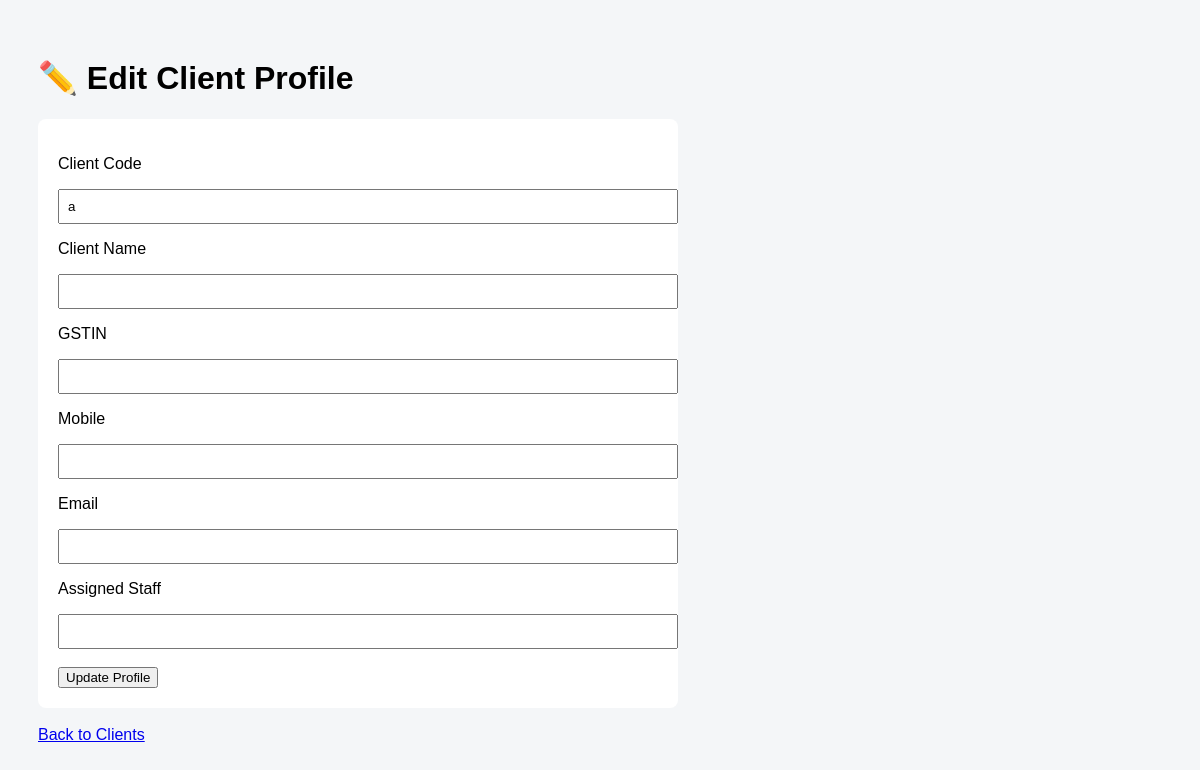
Before: /admin-profile/1 (signed in) with the older database file.
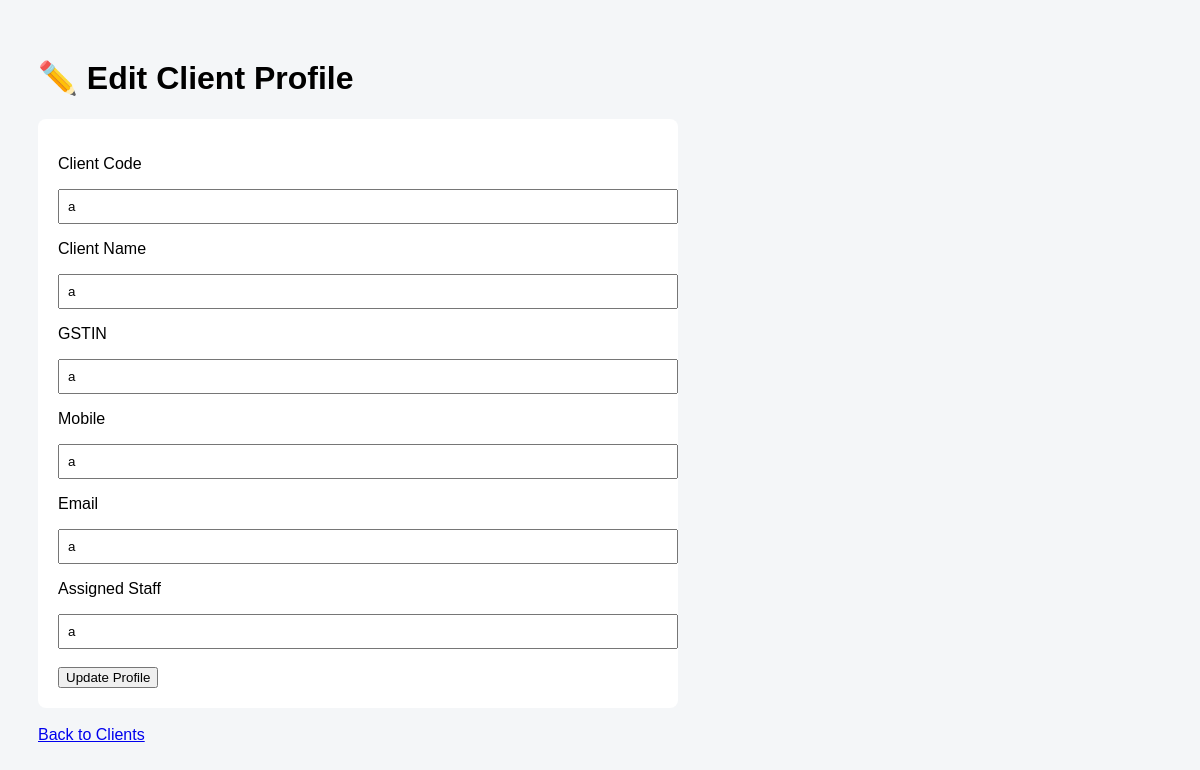
After: the same page with the newer database file.
### tables this page shows
CREATE TABLE clients (
        id INTEGER PRIMARY KEY AUTOINCREMENT,
        client_code TEXT UNIQUE,
        client_name TEXT NOT NULL,
        trade_name TEXT,
        constitution TEXT,
        gstin TEXT,
        pan TEXT,
        mobile TEXT,
        email TEXT,
        address TEXT,
        state TEXT,
        pincode TEXT,
        registration_type TEXT,
        return_frequency TEXT,
        assigned_staff TEXT,
        active INTEGER DEFAULT 1
    );

### app.py (the view, shortened to what this page needs)
@app.route("/admin-profile/<int:client_id>", methods=["GET", "POST"])
def admin_profile(client_id):
    if not admin_or_user_required():
        return redirect("/")
    repo = ProfileRepository()
    return render_template("admin_profile.html", profile=repo.get_client_profile(client_id))

### app.py (called while the page is built)
def admin_or_user_required():
    return "user_id" in session

### database/profile_repository.py (called while the page is built)
    def get_client_profile(self, client_id):
        self.cursor.execute("""
            SELECT
                id,
                client_code,
                client_name,
                gstin,
                mobile,
                email,
                assigned_staff
            FROM clients
            WHERE id = ?
        """, (client_id,))
        return self.cursor.fetchone()

### templates/admin_profile.html (shortened to what this page needs)
<!DOCTYPE html>
<html>
<head>
</head>
<body style="font-family:Arial; padding:30px; background:#f4f6f8;">
<h1>✏️ Edit Client Profile</h1>
{% if profile %}
<form method="POST" style="background:white; padding:20px; border-radius:8px; width:600px;">
    <p>Client Code</p>
    <input name="client_code" value="{{ profile[1] }}" required style="width:100%; padding:8px;">
    <p>Client Name</p>
    <input name="client_name" value="{{ profile[2] }}" required style="width:100%; padding:8px;">
    <p>GSTIN</p>
    <input name="gstin" value="{{ profile[3] }}" style="width:100%; padding:8px;">
    <p>Mobile</p>
    <input name="mobile" value="{{ profile[4] }}" style="width:100%; padding:8px;">
    <p>Email</p>
    <input name="email" value="{{ profile[5] }}" style="width:100%; padding:8px;">
    <p>Assigned Staff</p>
    <input name="assigned_staff" value="{{ profile[6] }}" style="width:100%; padding:8px;">
    <br><br>
    <button type="submit">Update Profile</button>
</form>
{% else %}
<p>Client not found.</p>
{% endif %}
<br>
<a href="/clients">Back to Clients</a>
</body>
</html>

Changed rows visible on the page:
changed clients: client_name (not shown) → "a"; gstin (not shown) → "a"; mobile (not shown) → "a"; email (not shown) → "a"; assigned_staff (not shown) → "a"
